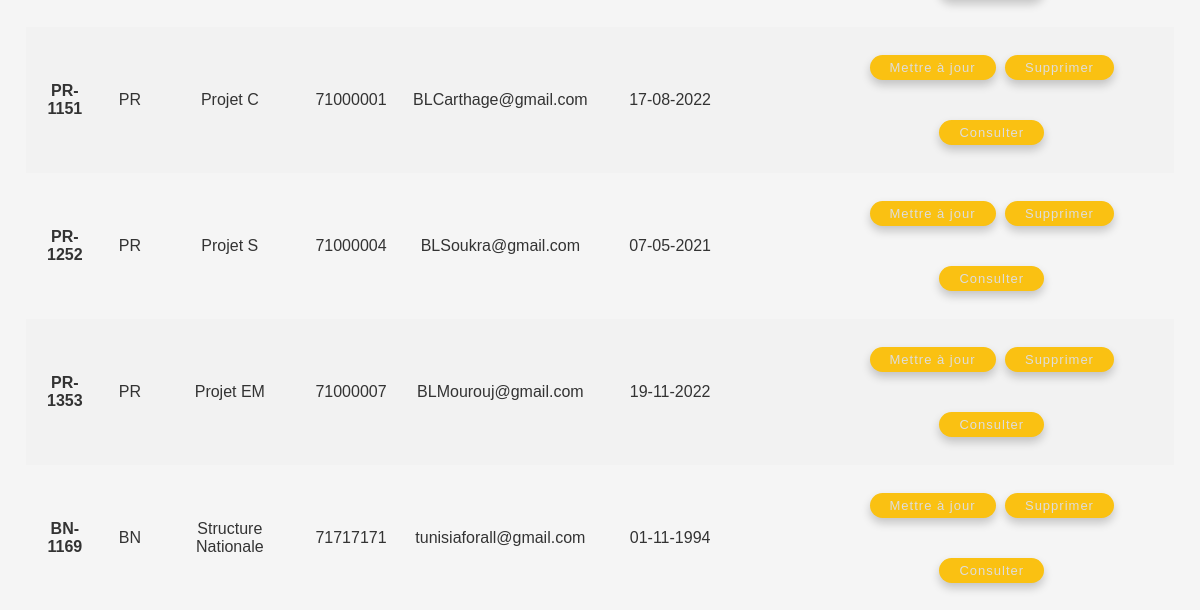
Page /gestion_structure/ (lower part) on the earlier database version.
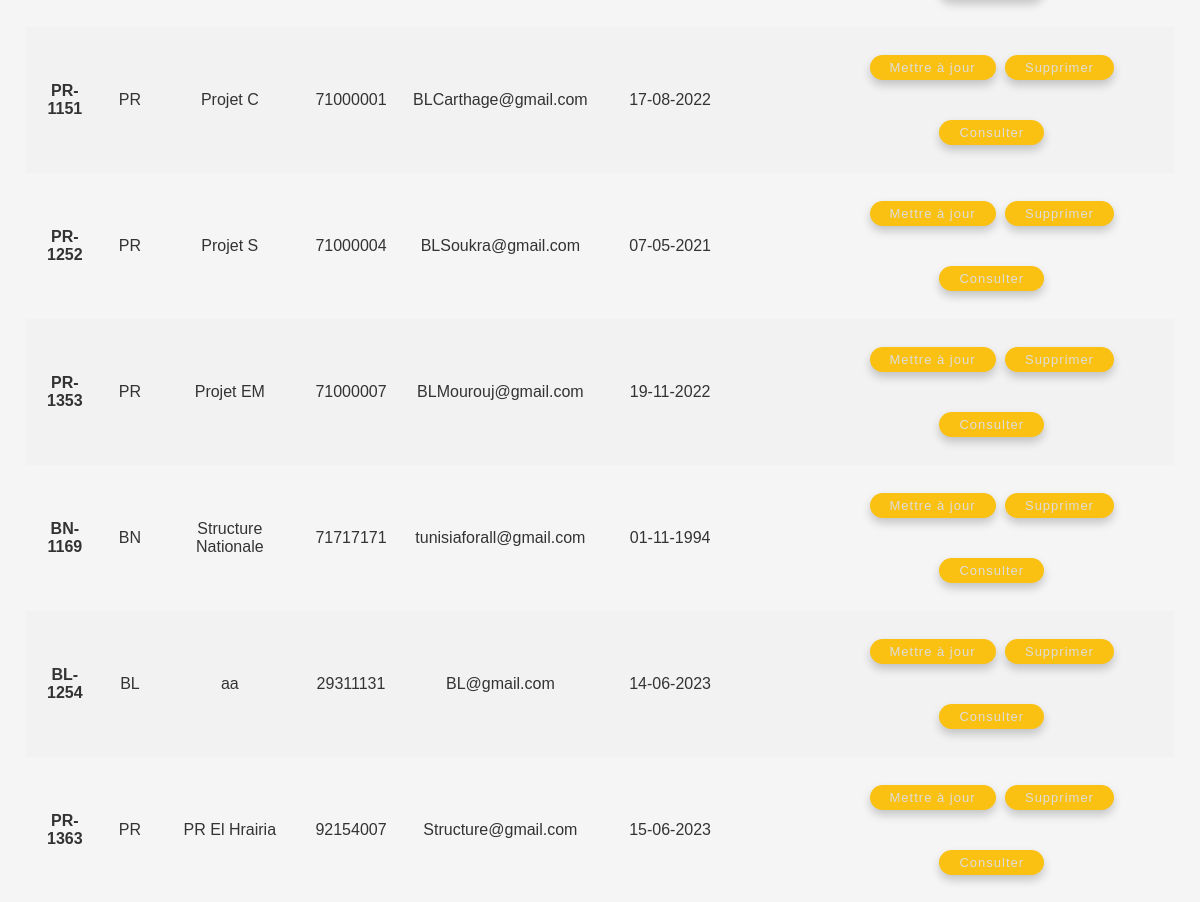
Same page on the later database version.
### base/models.py (models this page shows, shortened)
class Structure(models.Model):
    TYPE_CHOICES = [
        ('BN', 'Bureau National'),
        ('BR', 'Bureau regional'),
        ('BL', 'Bureau Local'),
        ('PR', 'Projet'),
    ]
    code_structure = models.CharField(max_length=6)
    type = models.CharField(max_length=15, choices=TYPE_CHOICES)
    libellé = models.CharField(max_length=20)
    adresse = models.CharField(max_length=20)
    gouvernorat = models.ForeignKey(Governat, on_delete=models.CASCADE , related_name='structures')
    délégation = models.ForeignKey(Delegation, on_delete=models.CASCADE , related_name='structures')
    code_postal = models.CharField(max_length=4)
    numéro_de_téléphone = models.CharField(max_length=20)
    adresse_email = models.EmailField()
    date_de_création = models.DateField()
    date_AG = models.DateField()
    exclude_fields = ['date_creation', 'date_ag']

### base/views.py (the view, shortened to what this page needs)
# urls.py: path('gestion_structure/' , views.gestion_structure , name="gestion_structure"),
def gestion_structure (request) :
    search_query = request.GET.get('q', '')  # Get the search query from the GET request parameters
    structures = Structure.objects.all()  # Retrieve all structures
    context = {'structures': structures}
    return render (request , 'base/gestion_structure.html', context)

### base/templates/base/gestion_structure.html (shortened to what this page needs)
{% extends 'main.html' %}
{% load static %}
{% block content %}
<div>
  <div class="page-content">
    <div class="structure-table">
      <table>
        <tbody>
          {% for structure in structures %}
          <tr>
            <td><strong>{{ structure.code_structure }}</strong></td>
            <td>{{ structure.type }}</td>
            <td>{{ structure.libellé }}</td>
            <td>{{ structure.numéro_de_téléphone }}</td>
            <td>{{ structure.adresse_email }}</td>
            <td>{{ structure.date_de_création|date:"d-m-Y" }}</td>
            <td>{{ structure.date_ag|date:"d-m-Y" }}</td>
            <td>
              <button class="structure-button"><a href="{% url 'update-structure' structure.id %}">Mettre à jour</a></button>
              <button class="structure-button"><a href="{% url 'delete-structure' structure.id %}">Supprimer</a></button>
              <button class="structure-button"><a href="{% url 'consult_structure' structure.id %}">Consulter</a></button>
            </td>
          </tr>
          {% endfor %}
        </tbody>
      </table>
    </div>
  </div>
</div>
{% endblock %}

### templates/main.html (shortened to what this page needs)
{% load static %}
<!DOCTYPE html>
<html>
<head>
    <link rel='stylesheet' type="text/css" href="{%static '/css/style.css'%}" >
</head>
<body>
    {% include 'navbar.html' %}
    {% block content %}
    {% endblock %}
</body>
</html>

### templates/navbar.html (shortened to what this page needs)
{% load static %}
<!DOCTYPE html>
<html>
    <head>
        <link rel="stylesheet" type="text/css" href="#">
    </head>
    <body>
    </body>
</html>

### static/css/style.css (style rules this page uses)
body { font-family: Arial, sans-serif; background-color: #F5F5F5; color: #333333; }
button a { text-decoration: none; }
.structure-button { background-color: #FAC112; }
.structure-table table, .adherent-table table, .structure-history table, .adherent-history table, .finance-table table { border-collapse: collapse; margin-top:auto; margin-right:auto; margin-left:auto; margin-right:auto; width: 97%; }
.features a, .structure-table a, .adherent-table a, .finance-table a { color:#ddd; }
.structure-table button, .adherent-table button, .finance-table button { color: #fff; border: none; border-radius: 50px; padding: 5px 20px; font-size: 13px; cursor: pointer; transition: background-color 0.2s ease; letter-spacing: 1px; margin-top: 20px; margin-right: 5px; margin-bottom: 20px; font-family: 'Montserrat', sans-serif; box-shadow: 0px 5px 10px rgba(0,0,0,0.2); }
.structure-table tr:nth-child(even), .adherent-table tr:nth-child(even), .finance-table tr:nth-child(even), .structure-history tr:nth-child(even), .adherent-history tr:nth-child(even) { background-color: #f2f2f2; }

Differences in the rows shown:
added Structure: code_structure "BL-1254", type "BL", libellé "aa", numéro_de_téléphone "29311131", adresse_email "BL@gmail.com", date_de_création "14-06-2023"
added Structure: code_structure "PR-1363", type "PR", libellé "PR El Hrairia", numéro_de_téléphone "92154007", adresse_email "Structure@gmail.com", date_de_création "15-06-2023"
